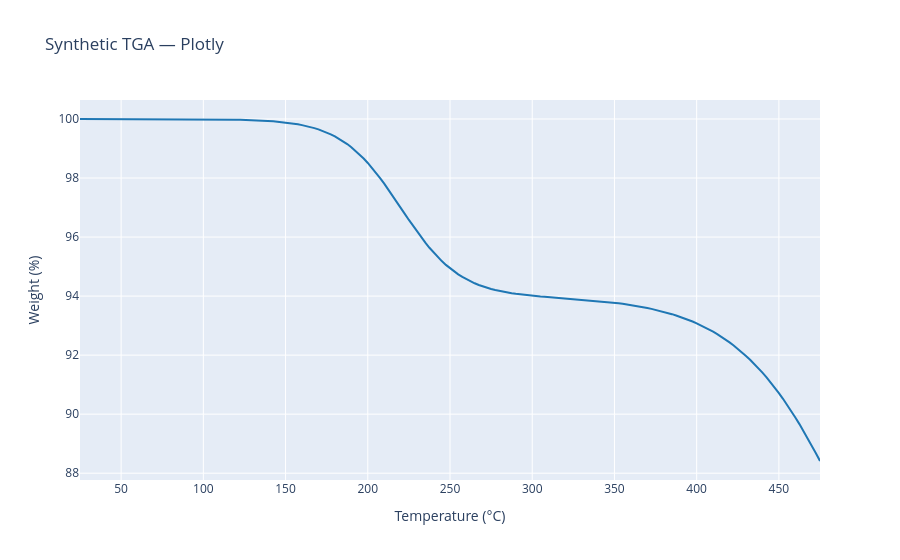

Write notebook code for a chart like this one.
### Markdown cell above
## Plotly

The exact same `XyPlotter` can target a Plotly `Figure`.

### Code cell
try:
    import plotly.graph_objects as go
except ImportError:
    print("Plotly is not installed; skipping this example.")
else:
    fig = go.Figure()
    weight_plot.plot(
        normalized,
        fig,
        label="Weight",
        color="C0",
    )
    fig.update_layout(title="Synthetic TGA — Plotly")
    fig.show()

### Figure 1 — Plotly figure (JSON) as saved in the notebook; plotly's stock layout.template omitted (floating-point values rounded to 4 significant figures; data arrays with more than 128 entries replaced by an {"elided": "..."} marker saying what was removed)
{"data": [{"line": {"color": "rgba(31, 119, 180, 1.0)"}, "mode": "lines", "name": "Weight", "type": "scatter", "x": {"elided": "181 float values"}, "y": {"elided": "181 float values"}}], "layout": {"title": {"text": "Synthetic TGA — Plotly"}, "xaxis": {"title": {"text": "Temperature (°C)"}}, "yaxis": {"title": {"text": "Weight (%)"}}}}
